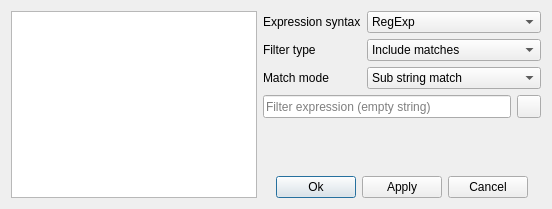
<?xml version="1.0" encoding="UTF-8"?>
<ui version="4.0">
 <class>FilterConfigurationDialog</class>
 <widget class="QDialog" name="FilterConfigurationDialog">
  <property name="geometry">
   <rect>
    <x>0</x>
    <y>0</y>
    <width>552</width>
    <height>209</height>
   </rect>
  </property>
  <property name="windowTitle">
   <string>Configure filters</string>
  </property>
  <layout class="QGridLayout" name="gridLayout">
   <item row="1" column="2">
    <widget class="QPushButton" name="pushButtonOk">
     <property name="toolTip">
      <string>Apply changes and close dialog</string>
     </property>
     <property name="text">
      <string>Ok</string>
     </property>
    </widget>
   </item>
   <item row="0" column="0" rowspan="2">
    <widget class="QListWidget" name="listWidget"/>
   </item>
   <item row="0" column="1" colspan="5">
    <widget class="QStackedWidget" name="stackedWidget">
     <widget class="QWidget" name="pageString">
      <layout class="QGridLayout" name="gridLayoutPageString" columnstretch="0,1,0">
       <property name="margin">
        <number>0</number>
       </property>
       <item row="3" column="0" colspan="2">
        <widget class="QLineEdit" name="lineEditFilterExpression">
         <property name="sizePolicy">
          <sizepolicy hsizetype="Expanding" vsizetype="Minimum">
           <horstretch>0</horstretch>
           <verstretch>0</verstretch>
          </sizepolicy>
         </property>
         <property name="toolTip">
          <string>Filter expression</string>
         </property>
         <property name="placeholderText">
          <string>Filter expression (empty string)</string>
         </property>
        </widget>
       </item>
       <item row="2" column="0">
        <widget class="QLabel" name="labelMatchMode">
         <property name="text">
          <string>Match mode</string>
         </property>
        </widget>
       </item>
       <item row="1" column="1" colspan="2">
        <widget class="QComboBox" name="comboBoxFilterType">
         <property name="toolTip">
          <string>Select the filter type (include / exclude filter)</string>
         </property>
         <item>
          <property name="text">
           <string>Include matches</string>
          </property>
         </item>
         <item>
          <property name="text">
           <string>Exclude matches</string>
          </property>
         </item>
        </widget>
       </item>
       <item row="0" column="1" colspan="2">
        <widget class="QComboBox" name="comboBoxExpressionSyntax">
         <property name="toolTip">
          <string>Choose the regular expression syntax</string>
         </property>
         <item>
          <property name="text">
           <string notr="true">RegExp</string>
          </property>
         </item>
         <item>
          <property name="text">
           <string notr="true">RegExp2</string>
          </property>
         </item>
         <item>
          <property name="text">
           <string notr="true">Wildcard</string>
          </property>
         </item>
         <item>
          <property name="text">
           <string notr="true">WildcardUnix</string>
          </property>
         </item>
         <item>
          <property name="text">
           <string notr="true">FixedString</string>
          </property>
         </item>
         <item>
          <property name="text">
           <string notr="true">W3CXmlSchema11</string>
          </property>
         </item>
        </widget>
       </item>
       <item row="3" column="2">
        <widget class="QToolButton" name="toolButtonClearFilterExpression">
         <property name="sizePolicy">
          <sizepolicy hsizetype="Fixed" vsizetype="Minimum">
           <horstretch>0</horstretch>
           <verstretch>0</verstretch>
          </sizepolicy>
         </property>
         <property name="toolTip">
          <string>Clear filter expression</string>
         </property>
         <property name="icon">
          <iconset resource="qmc2.qrc">
           <normaloff>:/data/img/broom.png</normaloff>:/data/img/broom.png</iconset>
         </property>
        </widget>
       </item>
       <item row="2" column="1" colspan="2">
        <widget class="QComboBox" name="comboBoxMatchMode">
         <property name="toolTip">
          <string>Choose match mode (sub-strings or exact matches)</string>
         </property>
         <item>
          <property name="text">
           <string>Sub string match</string>
          </property>
         </item>
         <item>
          <property name="text">
           <string>Exact match</string>
          </property>
         </item>
        </widget>
       </item>
       <item row="1" column="0">
        <widget class="QLabel" name="labelFilterType">
         <property name="text">
          <string>Filter type</string>
         </property>
        </widget>
       </item>
       <item row="0" column="0">
        <widget class="QLabel" name="labelExpressionSyntax">
         <property name="text">
          <string>Expression syntax</string>
         </property>
        </widget>
       </item>
       <item row="4" column="0" colspan="3">
        <spacer name="verticalSpacer">
         <property name="orientation">
          <enum>Qt::Vertical</enum>
         </property>
         <property name="sizeHint" stdset="0">
          <size>
           <width>278</width>
           <height>17</height>
          </size>
         </property>
        </spacer>
       </item>
      </layout>
     </widget>
     <widget class="QWidget" name="page_2"/>
    </widget>
   </item>
   <item row="1" column="1">
    <spacer name="horizontalSpacer1">
     <property name="orientation">
      <enum>Qt::Horizontal</enum>
     </property>
     <property name="sizeHint" stdset="0">
      <size>
       <width>0</width>
       <height>20</height>
      </size>
     </property>
    </spacer>
   </item>
   <item row="1" column="4">
    <widget class="QPushButton" name="pushButtonCancel">
     <property name="toolTip">
      <string>Revert changes and close dialog</string>
     </property>
     <property name="text">
      <string>Cancel</string>
     </property>
    </widget>
   </item>
   <item row="1" column="5">
    <spacer name="horizontalSpacer2">
     <property name="orientation">
      <enum>Qt::Horizontal</enum>
     </property>
     <property name="sizeHint" stdset="0">
      <size>
       <width>0</width>
       <height>20</height>
      </size>
     </property>
    </spacer>
   </item>
   <item row="1" column="3">
    <widget class="QPushButton" name="pushButtonApply">
     <property name="toolTip">
      <string>Apply changes now</string>
     </property>
     <property name="text">
      <string>Apply</string>
     </property>
    </widget>
   </item>
  </layout>
 </widget>
 <tabstops>
  <tabstop>listWidget</tabstop>
  <tabstop>comboBoxExpressionSyntax</tabstop>
  <tabstop>comboBoxFilterType</tabstop>
  <tabstop>comboBoxMatchMode</tabstop>
  <tabstop>lineEditFilterExpression</tabstop>
  <tabstop>toolButtonClearFilterExpression</tabstop>
  <tabstop>pushButtonOk</tabstop>
  <tabstop>pushButtonApply</tabstop>
  <tabstop>pushButtonCancel</tabstop>
 </tabstops>
 <resources>
  <include location="qmc2.qrc"/>
 </resources>
 <connections>
  <connection>
   <sender>toolButtonClearFilterExpression</sender>
   <signal>clicked()</signal>
   <receiver>lineEditFilterExpression</receiver>
   <slot>clear()</slot>
   <hints>
    <hint type="sourcelabel">
     <x>534</x>
     <y>125</y>
    </hint>
    <hint type="destinationlabel">
     <x>487</x>
     <y>126</y>
    </hint>
   </hints>
  </connection>
  <connection>
   <sender>pushButtonOk</sender>
   <signal>clicked()</signal>
   <receiver>FilterConfigurationDialog</receiver>
   <slot>accept()</slot>
   <hints>
    <hint type="sourcelabel">
     <x>374</x>
     <y>191</y>
    </hint>
    <hint type="destinationlabel">
     <x>294</x>
     <y>200</y>
    </hint>
   </hints>
  </connection>
  <connection>
   <sender>pushButtonCancel</sender>
   <signal>clicked()</signal>
   <receiver>FilterConfigurationDialog</receiver>
   <slot>reject()</slot>
   <hints>
    <hint type="sourcelabel">
     <x>461</x>
     <y>186</y>
    </hint>
    <hint type="destinationlabel">
     <x>525</x>
     <y>208</y>
    </hint>
   </hints>
  </connection>
 </connections>
</ui>
